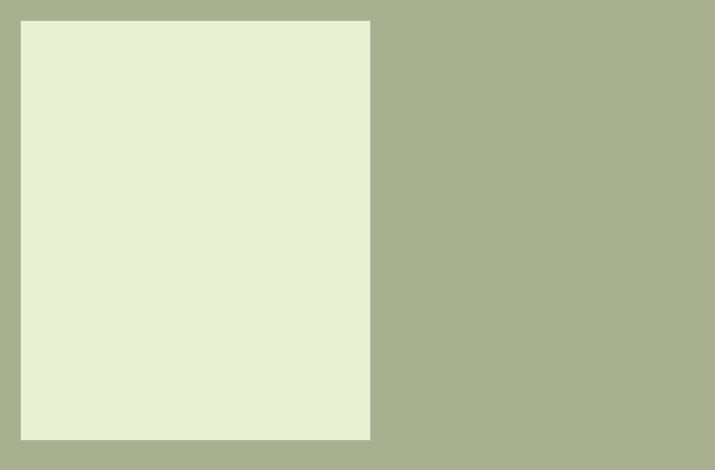
<?xml version="1.0" encoding="UTF-8"?>
<ui version="4.0">
 <class>Form</class>
 <widget class="QWidget" name="Form">
  <property name="geometry">
   <rect>
    <x>0</x>
    <y>0</y>
    <width>715</width>
    <height>470</height>
   </rect>
  </property>
  <property name="windowTitle">
   <string>Form</string>
  </property>
  <property name="styleSheet">
   <string notr="true">background-color: rgb(169, 176, 143);</string>
  </property>
  <widget class="QLabel" name="picture">
   <property name="geometry">
    <rect>
     <x>410</x>
     <y>30</y>
     <width>271</width>
     <height>381</height>
    </rect>
   </property>
   <property name="text">
    <string/>
   </property>
  </widget>
  <widget class="QPlainTextEdit" name="description">
   <property name="geometry">
    <rect>
     <x>20</x>
     <y>20</y>
     <width>351</width>
     <height>421</height>
    </rect>
   </property>
   <property name="styleSheet">
    <string notr="true">background-color: rgb(234, 241, 210);
font: 10pt &quot;Century Gothic&quot;;
selection-background-color: rgb(105, 109, 88);
selection-color: rgb(255, 255, 255);</string>
   </property>
   <property name="plainText">
    <string/>
   </property>
  </widget>
 </widget>
 <resources/>
 <connections/>
</ui>
